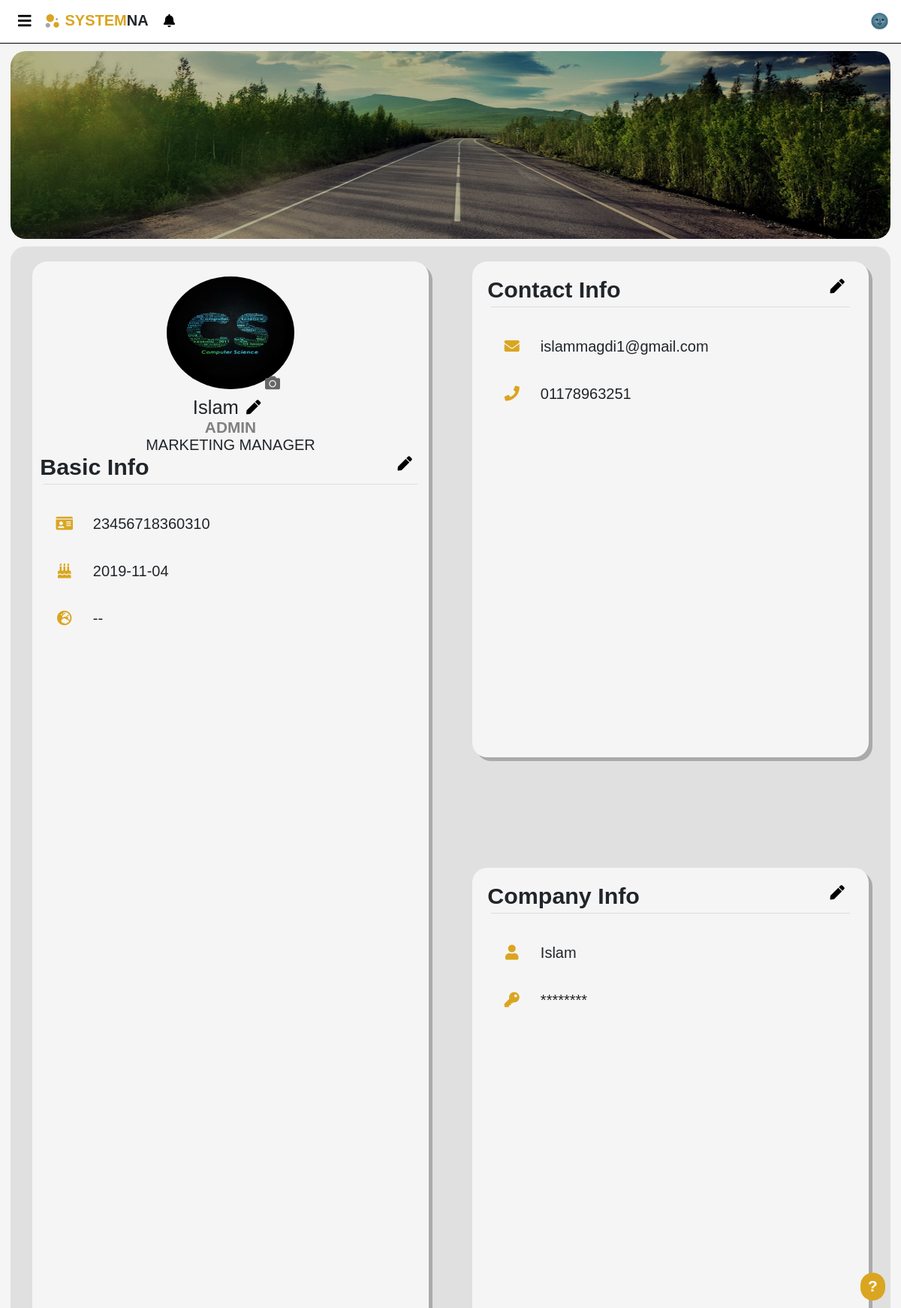
The page /pages/profile.php (signed in) on the database its author committed.
### tables this page shows
CREATE TABLE `add_info` (
  `emp_id` int(11) NOT NULL,
  `bdate` date DEFAULT NULL,
  `salary` int(11) DEFAULT NULL,
  `position` varchar(255) NOT NULL,
  `location` varchar(255) DEFAULT NULL,
  `profile_picture` tinyint(1) NOT NULL DEFAULT 0,
  `passport_picture` tinyint(1) DEFAULT 0,
  `n_id_picture` tinyint(1) DEFAULT 0
);

CREATE TABLE `employee` (
  `id` int(11) NOT NULL,
  `fullname` varchar(255) DEFAULT NULL,
  `username` varchar(255) NOT NULL,
  `password` varchar(255) NOT NULL,
  `email` varchar(255) NOT NULL,
  `phone` varchar(255) NOT NULL,
  `ssn` varchar(255) NOT NULL,
  `start_date` date NOT NULL,
  `accepted` tinyint(1) DEFAULT NULL,
  `active` tinyint(1) DEFAULT NULL,
  `privilege` varchar(255) DEFAULT NULL
);

### DB/Database.php (called while the page is built, shortened)
<?php
class Database
{
    private $host = 'localhost';
    private $user = 'root';
    private $pass = '';
    private $dbName = 'hr_system';
    private $dbh;
    private $stmt;
    public function __construct()
    {
        $dsn = "mysql:host=".$this->host.";dbname=".$this->dbName;
        $options = array(
            PDO::ATTR_PERSISTENT => true,
            PDO::ATTR_ERRMODE => PDO::ERRMODE_EXCEPTION
        );
        try
        {
            $this->dbh = new PDO($dsn,$this->user,$this->pass,$options);
        }catch(PDOException $e)
        {
            echo "<br><div style='text-align: center;'>ERROR! Please try again later</div>";
            $_SESSION['error'] = 'error in DB';
            error_log("error in DB page");
            exit;
        }
    }
    public function query($sql)
    {
        $this->stmt = $this->dbh->prepare($sql);
    }
    public function execute()
    {
        return $this->stmt->execute();
    }
    public function getdata()
    {
        $this->execute();
        return $this->stmt->fetchAll(PDO::FETCH_OBJ);
    }
    public function numRows()
    {
        return $this->stmt->rowCount();
    }
}
?>

### pages/profile.php (the view, shortened to what this page needs)
<?php
if (isset($_GET['addinfo']))
{
    session_start();
    if($_SESSION['type']!='admin') header('Location:MakeLetter.php');
    echo '
        <script src="../js/jquery-3.4.1.min.js"></script>
        <script src="../js/backend.js"></script>
        ';
    $noEdit = true;
    $id = $_GET['id'];
    $addinfoo=$_GET['addinfo'];
    echo"<p style='background-color:#dddd59; padding:6px; color:grey'>Additional info of the request : <br>" .$addinfoo. "</p>";
    include'../DB/Database.php';
    $DB=new Database();
}
else {
    include "../template/header.php";
    if(isset($_GET['id']))
    {
        if($_SESSION['type']!='admin') header('Location:MakeLetter.php');
        $noEdit = true;
        $id = $_GET['id'];
    }
    else
    {
        $noEdit = false;
        $id = $_SESSION['id'];
    }
}
$sql="SELECT * FROM employee e , add_info a WHERE e.id = a.emp_id AND e.id = " . $id;
try
{
    $DB->query($sql);
    $DB->execute();
    $info=$DB->getdata();
?>
<?php
    if($DB->numRows() > 0)
    {
?>
<img src="../template/profileBackground.jpg" alt="" class="profile-background">
<div class="profile">
    <div class="profile-left">
        <div class="image-container">
            <img src="<?php echo file_exists('../usersImages/' . $id . '.jpeg') ? '../usersImages/' . $id . '.jpeg' : '../template/avatar.jpg'; ?>" class="profile-picture">
            <?php if($noEdit == false) { ?> <div class="p-image">
            <i class="fa fa-camera profile-camera-button"></i>
            </div> <?php } ?>
        </div>
        <div id="fullname" class="user-name"><?php echo $info[0]->fullname; ?>
            <?php if($noEdit == false) { ?> <span class="edit edit-fullname"><i class="fas fa-pen"></i></span> <?php } ?>
        </div>
        <div class="user-privielge"><?php echo strtoupper($info[0]->privilege); ?></div>
        <div class="user-position"><?php echo strtoupper($info[0]->position); ?></div>
        <div class="title-info">Basic Info <?php if($noEdit == false) { ?> <span class="edit edit-basic-info"><i class="fas fa-pen"></i></span> <?php } ?> </div>
        <hr>
        <div id="ssn"><i class="fas fa-id-card fa-fw"></i> <?php echo $info[0]->ssn; ?></div>
        <div id="birthdate"><i class="fas fa-birthday-cake fa-fw"></i> <?php echo $info[0]->bdate == NULL ? "--" : $info[0]->bdate; ?></div>
        <div id="location"><i class="fas fa-globe-europe fa-fw"></i> <?php echo $info[0]->location == NULL ? "--" : $info[0]->location; ?></div>
    </div>
    <div class="profile-right">
        <div class="profile-right-up">
            <div class="title-info">Contact Info <?php if($noEdit == false) { ?>  <span class="edit edit-contact-info"><i class="fas fa-pen"></i></span> <?php } ?> </div>
            <hr>
            <div id="mail"><i class="fas fa-envelope fa-fw"></i> <?php echo $info[0]->email; ?></div>
            <div id="phone"><i class="fas fa-phone fa-fw"></i> <?php echo $info[0]->phone; ?></div>
        </div>
        <div class="profile-right-down">
            <div class="title-info">Company Info <?php if($noEdit == false) { ?> <span class="edit edit-company-info"><i class="fas fa-pen"></i></span> <?php } ?> </div>
            <hr>
            <div id="username"><i class="fas fa-user fa-fw"></i> <?php echo $info[0]->username; ?></div>
            <div id="password">
                <i class="fas fa-key fa-fw"></i>
                <span class="starts">********</span>
            </div>
        </div>
    </div>
</div>
<?php
    }
    else {
        echo "<div>ERROR!! Please Logout And Login Again</div>";
    }
}
catch(Exception $e)
{
    echo "<br><div class='alert alert-danger' style='text-align: center;'>ERROR! Please try again later</div>";
    $_SESSION['error'] = 'error in sql';
    error_log("error while getting profile");
}
?>
<?php if(!isset($_GET['addinfo'])){ include "../template/footer.php"; }?>

### css/style.css (style rules this page uses)
* { margin: 0px; font-family: sans-serif; }
.profile-background { display: block; width: 99%; height: auto; max-height: 250px; border-radius: 20px; margin-left: auto; margin-right: auto; margin-bottom: 10px; margin-top: 0.5em; }
.profile { display: flex; flex-wrap: wrap; justify-content: space-around; width: 99%; height: 90%; margin-left: auto; margin-right: auto; background-color: #e0e0e0; border-radius: 20px; }
.title-info { text-align: left; font-size: 1.9rem; font-weight: bold; }
.profile hr { margin: 5px 5px 20px 5px; }
.profile div > i.fas { box-sizing: content-box; color: #daa520; padding: 10px; margin: 10px; border-radius: 50%; }
.profile .edit { float: right; font-size: 1.2rem; margin-top: -10px; padding: 12px; border-radius: 50%; cursor: pointer; }
.profile .edit .fas { color: black; }
.profile .profile-left, .profile .profile-right { width: 45%; margin: 20px 0; }
.profile .profile-left { padding: 10px; background-color: #f5f5f5; border-radius: 20px; box-shadow: 5px 5px #aaa; position: relative; }
.image-container { position: relative; }
.profile .profile-left .profile-picture { margin-left: auto; margin-right: auto; display: block; width: 170px; height: 170px; max-height: 250px; padding: 10px 0; border-radius: 50%; }
.profile .profile-left .p-image { position: absolute; top: 140px; right: 37%; color: #666666; }
.profile .user-name, .profile .user-position, .profile .user-privielge { text-align: center; }
.profile .profile-left .user-name { display: flex; justify-content: center; align-items: center; font-size: 1.6rem; }
.profile .profile-left .user-name .edit-fullname { padding: 0px 10px; margin: 0; background-color: transparent; }
.profile .profile-left .user-privielge { font-size: 1.3rem; font-weight: bold; color: gray; }
.profile .profile-right { display: flex; justify-content: space-between; flex-direction: column; }
.profile .profile-right .profile-right-up, .profile .profile-right .profile-right-down { height: 45%; background-color: #f5f5f5; border-radius: 20px; box-shadow: 5px 5px #aaa; padding: 20px 20px 0; }

### css/popup.css (style rules this page uses)
.popup-notification .popup-close:hover , { color:gold; }

### template/help.php (style rules this page uses)
* { line-height: normal !important; }

### rows shown on the page
add_info: emp_id.fullname "Islam", emp_id.privilege "ADMIN", position "MARKETING MANAGER", emp_id.ssn "23456718360310", bdate "2019-11-04", emp_id.email "islammagdi1@gmail.com", emp_id.phone "01178963251", emp_id.username "Islam"
